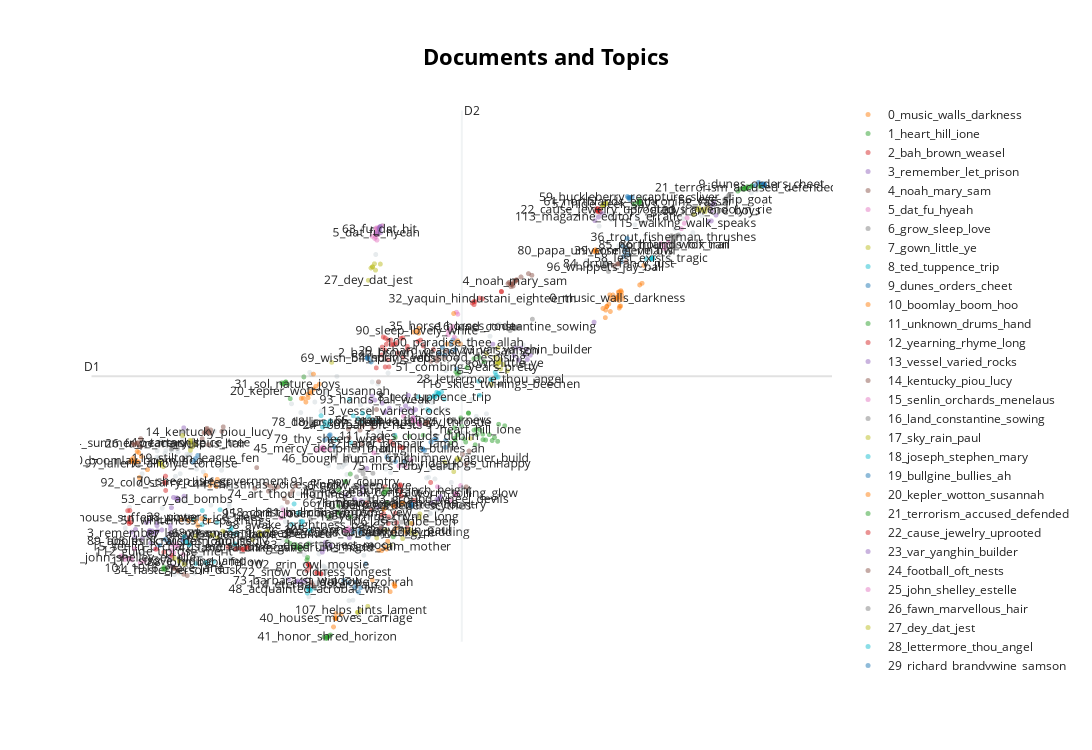

Notebook cell for this chart:
### Code cell
topic_model.visualize_documents(poetry_texts)
